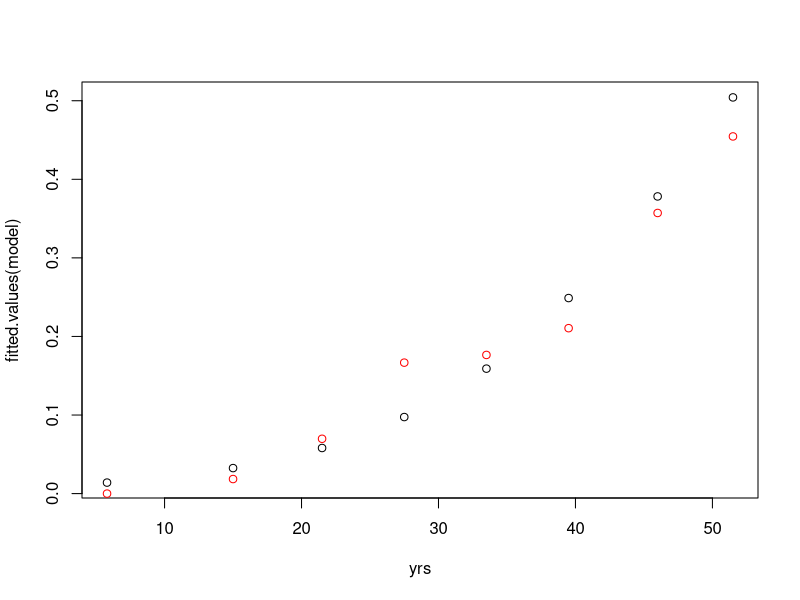
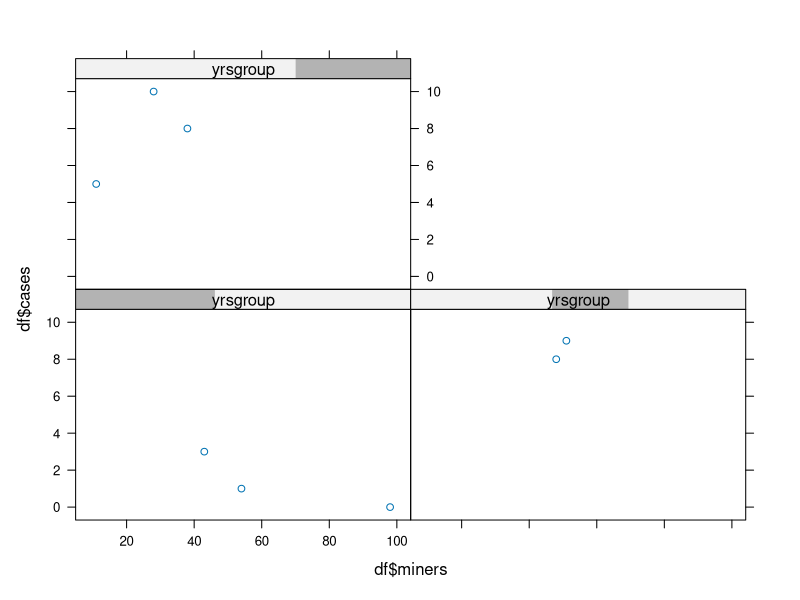
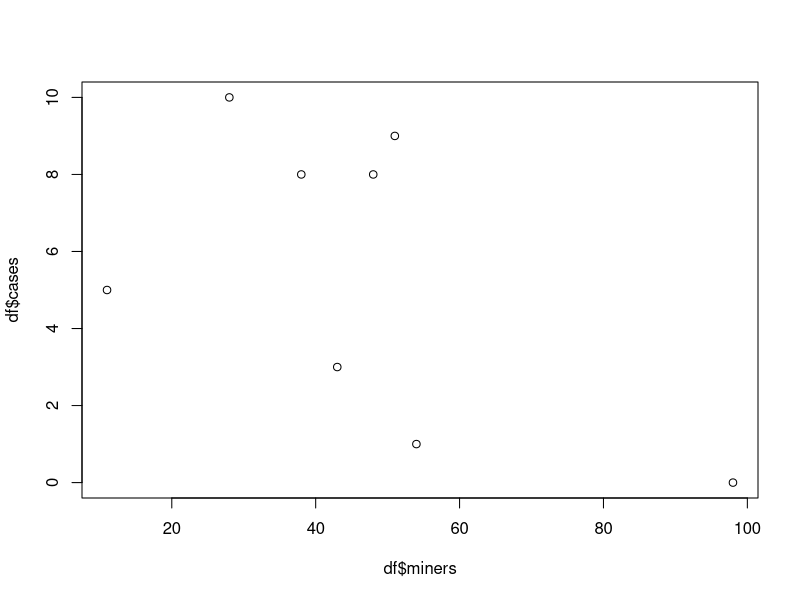

Recreate these plots in R, in order.
##The data
yrs <-c(5.8,15,21.5,27.5,33.5,39.5,46,51.5)
cases <-c(0,1,3,8,9,8,10,5)
miners <-c(98,54,43,48,51,38,28,11)

##Make the data frames
df <-data.frame(cbind(yrs,cases,miners))
##or 
#df<-data.frame(yrs=yrs, cases=cases, miners=miners)

cw <-cbind(cases,noncases=miners-cases)

##Log regression
model<-glm(cw~yrs,family=binomial)

##Plot
plot(yrs,fitted.values(model))
points(yrs,cases/miners, col="red")

##Trellis plot and scatter diagram
library(lattice)
yrsgroup=equal.count(df$yrs,number=3,overlap=.05)
xyplot(df$cases~df$miners|yrsgroup,data=df)

plot(df$cases~df$miners)